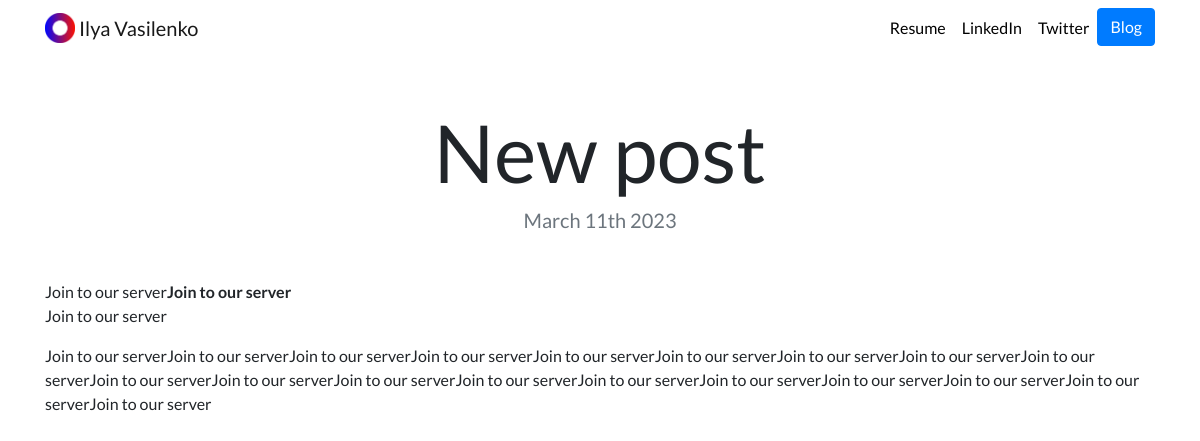
Page /blog/8/ on the committed database.
### blog/models.py (models this page shows, shortened)
class Project_blog(models.Model):
    title=models.CharField(max_length=100)
    data=models.DateField()
    description=models.TextField()

### blog/views.py (the view)
# urls.py: path("<int:blog_id>/",views.detail,name='detail'),
def detail(request,blog_id):
    blog=get_object_or_404(Project_blog,pk=blog_id)
    return render(request,"blog/detail.html",{'blog':blog})

### blog/templates/blog/detail.html
{% extends "portfolio/base.html" %}
{% load static %}
{% block content %}
<h1 class="text-center mt-5" id="blogdetailtitle">{{ blog.title }}</h1>
<h5 class="text-center text-muted mb-5">{{ blog.data|date:'F jS Y' }}</h5>
{{ blog.description|safe }}
{% endblock %}

### portfolio/static/portfolio/custom.css (style rules this page uses)
body { font-family: 'Lato', sans-serif; }
@media (min-width: 992px) { #blogdetailtitle { font-size: 5rem; } }

### rows in the picture
Project_blog: title "New post", data "March 11th 2023", description "Join to our server Join to our server Join to our server Join to our serverJoin to our serverJoin to our serverJoin to our serverJoin to our serverJoin to our serverJoin to our serverJoin to our serverJoin to our serverJoin to our serverJoin to our serverJoin to our serverJoin to our serverJoin to our serverJoin to our serverJoin to our serverJoin to our serverJoin to our serverJoin to our server"
